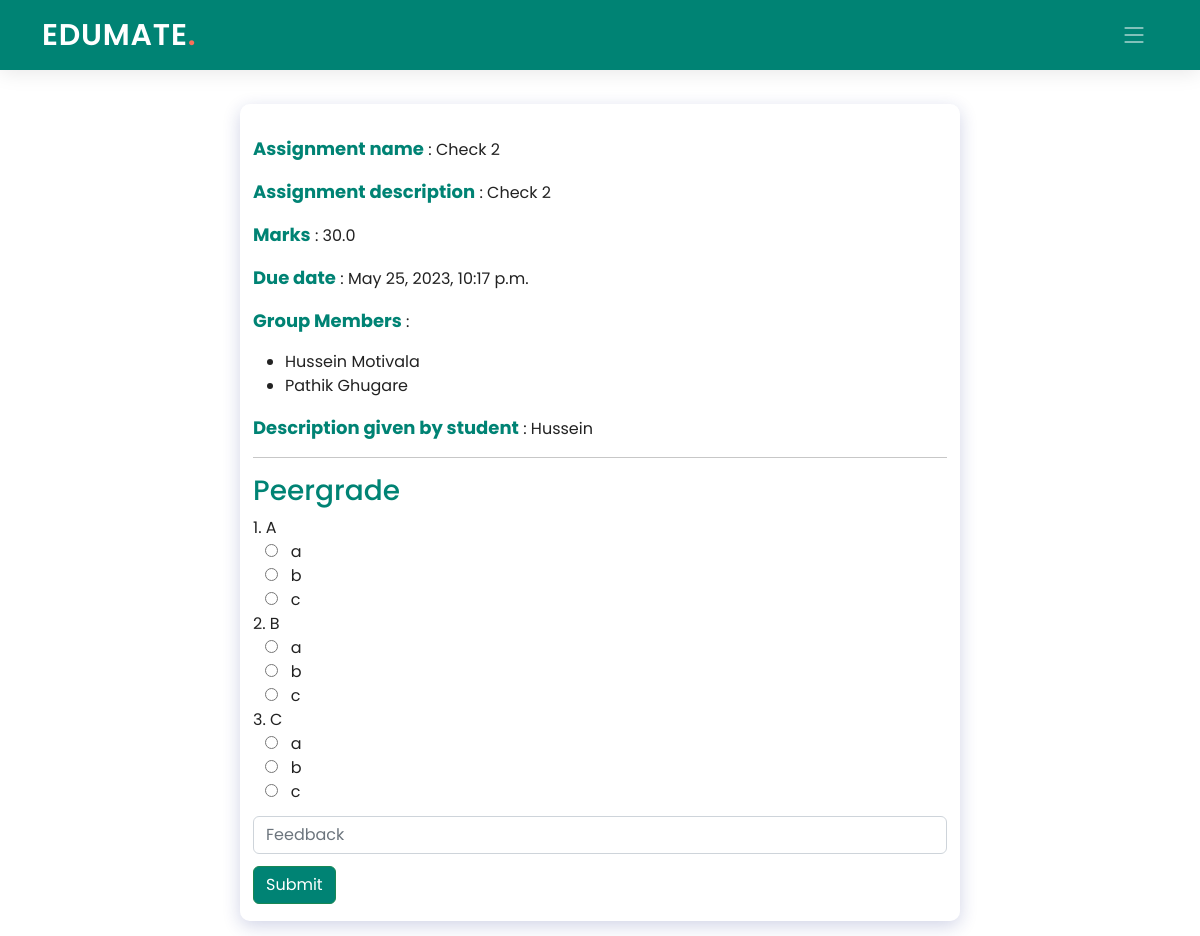
Screenshot of /student/1/classroom/8126O8/grouppeergrading/9/peergrade/4/ with the database file from the repository.
### Teacher/models.py (models this page shows)
class Grouppeers(models.Model):
    gro_id = models.AutoField(primary_key=True)
    class_code = models.ForeignKey(ClassTeachers, on_delete=models.CASCADE, blank=True, null=True)
    gpeer_name = models.CharField(max_length=100)
    gpeer_desc = models.CharField(max_length=300)
    gpeer_due = models.DateTimeField(default=datetime.now)
    num_studs = models.IntegerField(default=2)
    num_peers = models.IntegerField(default=2)
    marks = models.FloatField()
    created_date = models.DateTimeField(default=datetime.now)
    class Meta:
        db_table = "Grouppeers"

class Peermembers(models.Model):
    mem_id = models.AutoField(primary_key=True)
    pgro_id = models.ForeignKey(PeerGroups, on_delete=models.CASCADE, blank=True, null=True)
    stud_id = models.ForeignKey("Edumate_app.Students", on_delete=models.CASCADE, blank=True, null=True)
    class Meta:
        db_table = "Peermembers"

class PeerGroups(models.Model):
    group_id = models.AutoField(primary_key=True)
    gro_id = models.ForeignKey(Grouppeers, on_delete=models.CASCADE, blank=True, null=True)
    submit_file = models.FileField(upload_to='Teacher/static/upload/', default=None, blank=True, null=True)
    submit_desc = models.CharField(max_length=1000, default=None, blank=True, null=True)
    submit_by = models.ForeignKey("Edumate_app.Students", on_delete=models.CASCADE, blank=True, null=True)
    marksbyteacher = models.FloatField(default=None, blank=True, null=True)
    feedbackbyteacher = models.CharField(max_length=100, default=None, blank=True, null=True)
    submit_date = models.DateTimeField(default=datetime.now)
    class Meta:
        db_table = "Peergroups"

### Edumate_app/models.py (models this page shows, shortened)
class Students(models.Model):
    stud_id = models.AutoField(primary_key=True)
    name = models.CharField(max_length=100)
    email = models.EmailField(max_length=50)
    password = models.CharField(max_length=50)
    is_change = models.IntegerField(default=0)
    class Meta:
        db_table = "Students"

### Student/views.py (the view, shortened to what this page needs)
# urls.py: path('classroom/<pk2>/grouppeergrading/<pk3>/peergrade/<pk4>/', views.gradesingle, name='gradesingle')
def gradesingle(request, pk, pk2, pk3, pk4):
    pet=PeergradeGroups.objects.get(class_code=pk2, assignment_id=pk3)
    pe=PeerAssignsGroups.objects.get(peergrade_id=pet.peergrade_id, stud_id=pk, assigned_stud_id=pk4)
    questions=pet.questions.split("*")
    final_options=[]
    final_options.append(pet.opt1.split("*"))
    final_options.append(pet.opt2.split("*"))
    final_options.append(pet.opt3.split("*"))
    submitted=[]
    members=[]
    assignment=Grouppeers.objects.get(gro_id=pk3)
    all_groups=PeerGroups.objects.filter(gro_id=pk3)
    for i in all_groups:
        membs=Peermembers.objects.filter(stud_id=pk4, pgro_id=i.group_id)
        if membs:
            submitted=i
            members=Peermembers.objects.filter(pgro_id=i.group_id)
    pe_assigned=[]
    return render(request, 'Student/gradesingle.html', {'pk': pk, 'pk2': pk2, 'pk3': pk3, 'pk4': pk4, 'ques_and_ans': zip(questions, final_options), 'submitted': submitted, 'assignment': assignment, 'pe': pe_assigned, 'members': members})

### Student/templates/Student/gradesingle.html (shortened to what this page needs)
{% extends './base_student.html' %}
{% load static %}
{% block styles %}
<link href="{% static 'Student/assets/css/assignment.css' %}" rel="stylesheet">
{% endblock styles %}
{% block navbar %}
<header id="header" class="header d-flex align-items-center">
    <div class="container-fluid container-xl d-flex align-items-center justify-content-between">
      <a href="#" class="logo d-flex align-items-center">
        <h1>EDUMATE<span>.</span></h1>
      </a>
      <i class="mobile-nav-toggle mobile-nav-show bi bi-list"></i>
    </div>
  </header>
  {% endblock navbar %}
{% block content %}
  <div class="container" style="margin-top: 7vh;">
    <div class="row" style="display: flex;
    flex-direction: row;
    flex-wrap: wrap;
    justify-content: space-evenly;
    height: 80vh;
    align-items: center;">
    <div class="main-content" style="background: rgba( 255, 255, 255, 0.25 );
      box-shadow: 0 5px 18px 0 rgba(26, 38, 135, 0.20 );
      backdrop-filter: blur( 4px );
      -webkit-backdrop-filter: blur( 4px );
      border-radius: 10px;
      border: 1px solid rgba( 255, 255, 255, 0.18 ); width: 60vw">
        <div>
          <p style="padding-top: 30px"><b style="color: #008374">Assignment name</b> : {{ assignment.gpeer_name }}</p>
          <p><b style="color: #008374">Assignment description</b> : {{ assignment.gpeer_desc }}</p>
          <p><b style="color: #008374">Marks</b> : {{ assignment.marks }}</p>
          <p><b style="color: #008374">Due date</b> : {{ assignment.gpeer_due }}</p>
          <p><b style="color: #008374">Group Members</b> :
            <ul>
                {% for i in members  %}
                <li>{{ i.stud_id.name }}</li>
                {% endfor %}
            </ul>
          </p>
          <p><b style="color: #008374">Description given by student</b> : {{ submitted.submit_desc }}</p>
        </div>
        <hr />
        <div>
            <h3 style="color: #008374">Peergrade</h3>
            <form method="post">
                {% for i, j in ques_and_ans %}
                <div style="list-style: none">
                    {{ forloop.counter }}. {{ i }}
                    {% for k in j %}
                    <li style="margin-left: 12px"><input type="radio" name={{ forloop.parentloop.counter }} required value="{{ forloop.counter }}"/> &nbsp; {{ k }}</li>
                    {% endfor %}
                </div>
                {% endfor %}
                <input style="margin-top: 12px" type="text" name="feedback" placeholder="Feedback" required class="form-control" />
                <button style="margin-top: 12px" class="btn btn-success" type="submit">Submit</button>
            </form>
          </div>
      </div>
    </div>
  </div>
{% endblock content %}

### Edumate_app/static/Edumate_app/assets/css/index.css (style rules this page uses)
:root { --font-default: "Open Sans", system-ui, -apple-system, "Segoe UI", Roboto, "Helvetica Neue", Arial, "Noto Sans", "Liberation Sans", sans-serif, "Apple Color Emoji", "Segoe UI Emoji", "Segoe UI Symbol", "Noto Color Emoji"; --font-primary: "Poppins", sans-serif; --font-secondary: "Poppins", sans-serif; }
:root { --color-default: #222222; --color-primary: #008374; --color-secondary: #f85a40; }
:root { scroll-behavior: smooth; }
body { font-family: var(--font-primary); color: var(--color-default); }
a { color: var(--color-primary); text-decoration: none; }
h1, h2, h3, h4, h5, h6 { font-family: var(--font-primary); }
.header { z-index: 997; height: 90px; background-color: var(--color-primary); }
.header.sticked { position: fixed; top: 0; right: 0; left: 0; height: 70px; box-shadow: 0px 2px 20px rgba(0, 0, 0, 0.1); }
.header .logo h1 { font-size: 30px; margin: 0; font-weight: 600; letter-spacing: 0.8px; color: #fff; font-family: var(--font-primary); }
.header .logo h1 span { color: #f96f59; }
@media (max-width: 1279px) { .mobile-nav-show { color: rgba(255, 255, 255, 0.6); font-size: 28px; cursor: pointer; line-height: 0; transition: 0.5s; z-index: 9999; margin-right: 10px; } }

### Student/templates/Student/gradesingle.html (style rules this page uses)
.btn-success, .btn-success:active, .btn-success:visited { background-color: #008374 !important; }
b { font-size: 18px; }
@media screen and (min-width: 801px) { .main-content { width: 30vw; } }

### rows the page displays
Grouppeers: gpeer_name "Check 2", gpeer_desc "Check 2", marks "30.0", gpeer_due "May 25, 2023, 10:17 p.m."
Peermembers: stud_id.name "Hussein Motivala"
Peermembers: stud_id.name "Pathik Ghugare"
PeerGroups: submit_desc "Hussein"

### other values shown
{{ i }} "A" "B" "C"
{{ k }} "a" "b" "c" "a" "b" "c" "a" "b" "c"
